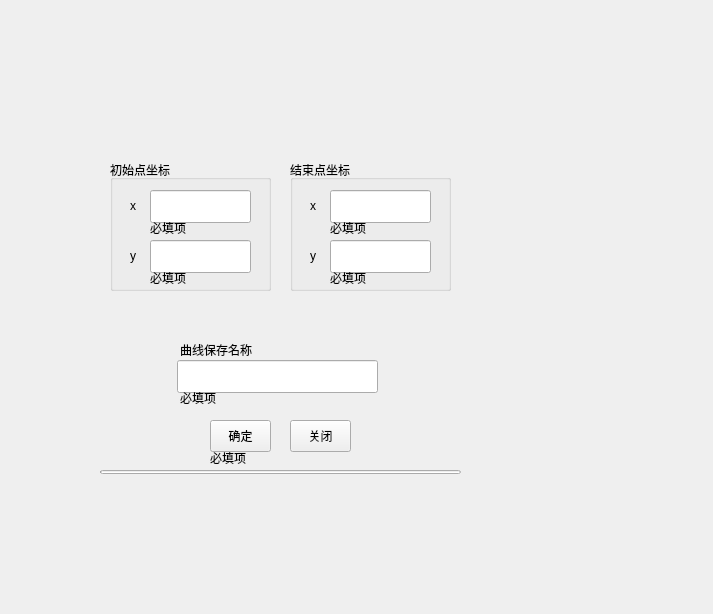
<?xml version="1.0" encoding="UTF-8"?>
<ui version="4.0">
 <class>deleteOutlier</class>
 <widget class="QFrame" name="deleteOutlier">
  <property name="geometry">
   <rect>
    <x>0</x>
    <y>0</y>
    <width>713</width>
    <height>614</height>
   </rect>
  </property>
  <property name="windowTitle">
   <string>Frame</string>
  </property>
  <widget class="SimpleCardWidget" name="deleteOutlierWidget">
   <property name="geometry">
    <rect>
     <x>90</x>
     <y>120</y>
     <width>381</width>
     <height>371</height>
    </rect>
   </property>
   <widget class="HorizontalSeparator" name="HorizontalSeparator">
    <property name="geometry">
     <rect>
      <x>10</x>
      <y>190</y>
      <width>361</width>
      <height>3</height>
     </rect>
    </property>
   </widget>
   <widget class="StrongBodyLabel" name="saveNameLabel">
    <property name="geometry">
     <rect>
      <x>90</x>
      <y>220</y>
      <width>91</width>
      <height>19</height>
     </rect>
    </property>
    <property name="text">
     <string>曲线保存名称</string>
    </property>
   </widget>
   <widget class="LineEdit" name="saveNameLineEdit">
    <property name="geometry">
     <rect>
      <x>87</x>
      <y>240</y>
      <width>201</width>
      <height>33</height>
     </rect>
    </property>
   </widget>
   <widget class="QGroupBox" name="groupBox_L">
    <property name="geometry">
     <rect>
      <x>20</x>
      <y>40</y>
      <width>161</width>
      <height>131</height>
     </rect>
    </property>
    <property name="title">
     <string>初始点坐标</string>
    </property>
    <widget class="BodyLabel" name="xLabel_L">
     <property name="geometry">
      <rect>
       <x>20</x>
       <y>30</y>
       <width>16</width>
       <height>31</height>
      </rect>
     </property>
     <property name="text">
      <string>x</string>
     </property>
    </widget>
    <widget class="LineEdit" name="xLineEdit_L">
     <property name="geometry">
      <rect>
       <x>40</x>
       <y>30</y>
       <width>101</width>
       <height>33</height>
      </rect>
     </property>
    </widget>
    <widget class="BodyLabel" name="yLabel_L">
     <property name="geometry">
      <rect>
       <x>20</x>
       <y>80</y>
       <width>16</width>
       <height>31</height>
      </rect>
     </property>
     <property name="text">
      <string>y</string>
     </property>
    </widget>
    <widget class="LineEdit" name="yLineEdit_L">
     <property name="geometry">
      <rect>
       <x>40</x>
       <y>80</y>
       <width>101</width>
       <height>33</height>
      </rect>
     </property>
    </widget>
    <widget class="CaptionLabel" name="ymistake_L">
     <property name="geometry">
      <rect>
       <x>40</x>
       <y>110</y>
       <width>101</width>
       <height>16</height>
      </rect>
     </property>
     <property name="text">
      <string>必填项</string>
     </property>
    </widget>
    <widget class="CaptionLabel" name="xmistake_L">
     <property name="geometry">
      <rect>
       <x>40</x>
       <y>60</y>
       <width>101</width>
       <height>16</height>
      </rect>
     </property>
     <property name="text">
      <string>必填项</string>
     </property>
    </widget>
   </widget>
   <widget class="QGroupBox" name="groupBox_R">
    <property name="geometry">
     <rect>
      <x>200</x>
      <y>40</y>
      <width>161</width>
      <height>131</height>
     </rect>
    </property>
    <property name="title">
     <string>结束点坐标</string>
    </property>
    <widget class="BodyLabel" name="xLabel_R">
     <property name="geometry">
      <rect>
       <x>20</x>
       <y>30</y>
       <width>16</width>
       <height>31</height>
      </rect>
     </property>
     <property name="text">
      <string>x</string>
     </property>
    </widget>
    <widget class="LineEdit" name="xLineEdit_R">
     <property name="geometry">
      <rect>
       <x>40</x>
       <y>30</y>
       <width>101</width>
       <height>33</height>
      </rect>
     </property>
    </widget>
    <widget class="BodyLabel" name="yLabel_R">
     <property name="geometry">
      <rect>
       <x>20</x>
       <y>80</y>
       <width>16</width>
       <height>31</height>
      </rect>
     </property>
     <property name="text">
      <string>y</string>
     </property>
    </widget>
    <widget class="LineEdit" name="yLineEdit_R">
     <property name="geometry">
      <rect>
       <x>40</x>
       <y>80</y>
       <width>101</width>
       <height>33</height>
      </rect>
     </property>
    </widget>
    <widget class="CaptionLabel" name="ymistake_R">
     <property name="geometry">
      <rect>
       <x>40</x>
       <y>110</y>
       <width>101</width>
       <height>16</height>
      </rect>
     </property>
     <property name="text">
      <string>必填项</string>
     </property>
    </widget>
    <widget class="CaptionLabel" name="xmistake_R">
     <property name="geometry">
      <rect>
       <x>40</x>
       <y>60</y>
       <width>101</width>
       <height>16</height>
      </rect>
     </property>
     <property name="text">
      <string>必填项</string>
     </property>
    </widget>
   </widget>
   <widget class="PrimaryPushButton" name="okButton">
    <property name="geometry">
     <rect>
      <x>120</x>
      <y>300</y>
      <width>61</width>
      <height>32</height>
     </rect>
    </property>
    <property name="text">
     <string>确定</string>
    </property>
   </widget>
   <widget class="PrimaryPushButton" name="closeButton">
    <property name="geometry">
     <rect>
      <x>200</x>
      <y>300</y>
      <width>61</width>
      <height>32</height>
     </rect>
    </property>
    <property name="text">
     <string>关闭</string>
    </property>
   </widget>
   <widget class="ProgressBar" name="ProgressBar">
    <property name="geometry">
     <rect>
      <x>10</x>
      <y>350</y>
      <width>361</width>
      <height>4</height>
     </rect>
    </property>
   </widget>
   <widget class="CaptionLabel" name="mistake3">
    <property name="geometry">
     <rect>
      <x>90</x>
      <y>270</y>
      <width>101</width>
      <height>16</height>
     </rect>
    </property>
    <property name="text">
     <string>必填项</string>
    </property>
   </widget>
   <widget class="CaptionLabel" name="mistakeOkButton">
    <property name="geometry">
     <rect>
      <x>120</x>
      <y>330</y>
      <width>101</width>
      <height>16</height>
     </rect>
    </property>
    <property name="text">
     <string>必填项</string>
    </property>
   </widget>
  </widget>
 </widget>
 <customwidgets>
  <customwidget>
   <class>PushButton</class>
   <extends>QPushButton</extends>
   <header>qfluentwidgets</header>
  </customwidget>
  <customwidget>
   <class>PrimaryPushButton</class>
   <extends>PushButton</extends>
   <header>qfluentwidgets</header>
  </customwidget>
  <customwidget>
   <class>HorizontalSeparator</class>
   <extends>QWidget</extends>
   <header>qfluentwidgets</header>
  </customwidget>
  <customwidget>
   <class>CardWidget</class>
   <extends>QFrame</extends>
   <header>qfluentwidgets</header>
   <container>1</container>
  </customwidget>
  <customwidget>
   <class>SimpleCardWidget</class>
   <extends>CardWidget</extends>
   <header>qfluentwidgets</header>
   <container>1</container>
  </customwidget>
  <customwidget>
   <class>CaptionLabel</class>
   <extends>QLabel</extends>
   <header>qfluentwidgets</header>
  </customwidget>
  <customwidget>
   <class>BodyLabel</class>
   <extends>QLabel</extends>
   <header>qfluentwidgets</header>
  </customwidget>
  <customwidget>
   <class>StrongBodyLabel</class>
   <extends>QLabel</extends>
   <header>qfluentwidgets</header>
  </customwidget>
  <customwidget>
   <class>ProgressBar</class>
   <extends>QProgressBar</extends>
   <header>qfluentwidgets</header>
  </customwidget>
  <customwidget>
   <class>LineEdit</class>
   <extends>QLineEdit</extends>
   <header>qfluentwidgets</header>
  </customwidget>
 </customwidgets>
 <resources/>
 <connections/>
</ui>
